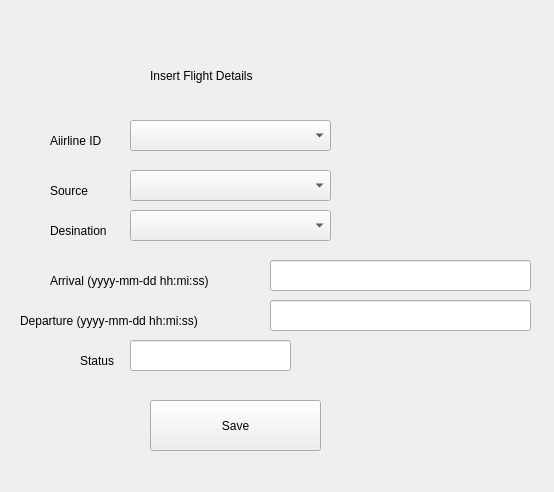
<?xml version="1.0" encoding="UTF-8"?>
<ui version="4.0">
 <class>Form</class>
 <widget class="QWidget" name="Form">
  <property name="geometry">
   <rect>
    <x>0</x>
    <y>0</y>
    <width>554</width>
    <height>492</height>
   </rect>
  </property>
  <property name="windowTitle">
   <string>Form</string>
  </property>
  <widget class="QLabel" name="label">
   <property name="geometry">
    <rect>
     <x>150</x>
     <y>60</y>
     <width>211</width>
     <height>31</height>
    </rect>
   </property>
   <property name="styleSheet">
    <string notr="true">font: 18pt &quot;MS Shell Dlg 2&quot;;</string>
   </property>
   <property name="text">
    <string>Insert Flight Details</string>
   </property>
  </widget>
  <widget class="QPushButton" name="b1">
   <property name="geometry">
    <rect>
     <x>150</x>
     <y>400</y>
     <width>171</width>
     <height>51</height>
    </rect>
   </property>
   <property name="styleSheet">
    <string notr="true">font: 12pt &quot;MS Shell Dlg 2&quot;;</string>
   </property>
   <property name="text">
    <string>Save</string>
   </property>
  </widget>
  <widget class="QComboBox" name="cb1">
   <property name="geometry">
    <rect>
     <x>130</x>
     <y>120</y>
     <width>201</width>
     <height>31</height>
    </rect>
   </property>
   <property name="styleSheet">
    <string notr="true">font: 12pt &quot;MS Shell Dlg 2&quot;;</string>
   </property>
  </widget>
  <widget class="QLabel" name="label_5">
   <property name="geometry">
    <rect>
     <x>50</x>
     <y>180</y>
     <width>91</width>
     <height>21</height>
    </rect>
   </property>
   <property name="styleSheet">
    <string notr="true">font: 12pt &quot;MS Shell Dlg 2&quot;;</string>
   </property>
   <property name="text">
    <string>Source</string>
   </property>
  </widget>
  <widget class="QLabel" name="label_6">
   <property name="geometry">
    <rect>
     <x>50</x>
     <y>220</y>
     <width>91</width>
     <height>21</height>
    </rect>
   </property>
   <property name="styleSheet">
    <string notr="true">font: 12pt &quot;MS Shell Dlg 2&quot;;</string>
   </property>
   <property name="text">
    <string>Desination</string>
   </property>
  </widget>
  <widget class="QLabel" name="label_7">
   <property name="geometry">
    <rect>
     <x>50</x>
     <y>270</y>
     <width>231</width>
     <height>21</height>
    </rect>
   </property>
   <property name="styleSheet">
    <string notr="true">font: 12pt &quot;MS Shell Dlg 2&quot;;</string>
   </property>
   <property name="text">
    <string>Arrival (yyyy-mm-dd hh:mi:ss)</string>
   </property>
  </widget>
  <widget class="QLineEdit" name="tb1">
   <property name="geometry">
    <rect>
     <x>270</x>
     <y>260</y>
     <width>261</width>
     <height>31</height>
    </rect>
   </property>
   <property name="styleSheet">
    <string notr="true">font: 12pt &quot;MS Shell Dlg 2&quot;;</string>
   </property>
  </widget>
  <widget class="QLabel" name="label_9">
   <property name="geometry">
    <rect>
     <x>50</x>
     <y>130</y>
     <width>71</width>
     <height>21</height>
    </rect>
   </property>
   <property name="styleSheet">
    <string notr="true">font: 12pt &quot;MS Shell Dlg 2&quot;;</string>
   </property>
   <property name="text">
    <string>Aiirline ID</string>
   </property>
  </widget>
  <widget class="QComboBox" name="cb3">
   <property name="geometry">
    <rect>
     <x>130</x>
     <y>210</y>
     <width>201</width>
     <height>31</height>
    </rect>
   </property>
   <property name="styleSheet">
    <string notr="true">font: 12pt &quot;MS Shell Dlg 2&quot;;</string>
   </property>
  </widget>
  <widget class="QComboBox" name="cb2">
   <property name="geometry">
    <rect>
     <x>130</x>
     <y>170</y>
     <width>201</width>
     <height>31</height>
    </rect>
   </property>
   <property name="styleSheet">
    <string notr="true">font: 12pt &quot;MS Shell Dlg 2&quot;;</string>
   </property>
  </widget>
  <widget class="QLabel" name="label_8">
   <property name="geometry">
    <rect>
     <x>20</x>
     <y>310</y>
     <width>251</width>
     <height>21</height>
    </rect>
   </property>
   <property name="styleSheet">
    <string notr="true">font: 12pt &quot;MS Shell Dlg 2&quot;;</string>
   </property>
   <property name="text">
    <string>Departure (yyyy-mm-dd hh:mi:ss)</string>
   </property>
  </widget>
  <widget class="QLineEdit" name="tb2">
   <property name="geometry">
    <rect>
     <x>270</x>
     <y>300</y>
     <width>261</width>
     <height>31</height>
    </rect>
   </property>
   <property name="styleSheet">
    <string notr="true">font: 12pt &quot;MS Shell Dlg 2&quot;;</string>
   </property>
  </widget>
  <widget class="QLineEdit" name="tb3">
   <property name="geometry">
    <rect>
     <x>130</x>
     <y>340</y>
     <width>161</width>
     <height>31</height>
    </rect>
   </property>
   <property name="styleSheet">
    <string notr="true">font: 12pt &quot;MS Shell Dlg 2&quot;;</string>
   </property>
  </widget>
  <widget class="QLabel" name="label_10">
   <property name="geometry">
    <rect>
     <x>80</x>
     <y>350</y>
     <width>91</width>
     <height>21</height>
    </rect>
   </property>
   <property name="styleSheet">
    <string notr="true">font: 12pt &quot;MS Shell Dlg 2&quot;;</string>
   </property>
   <property name="text">
    <string>Status</string>
   </property>
  </widget>
 </widget>
 <resources/>
 <connections/>
</ui>
